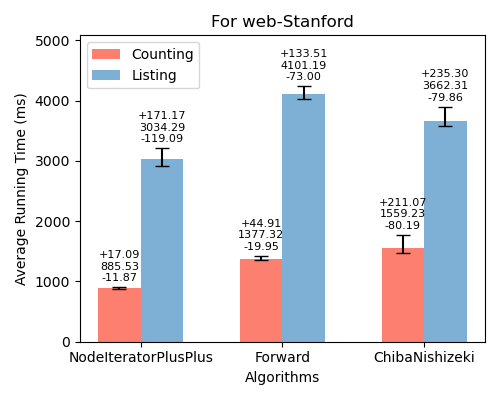

Generate this figure with Python:
import os
import matplotlib.pyplot as plt

counting_times = [885.535, 1377.32, 1559.23]
listing_times = [3034.29, 4101.19, 3662.31]
counting_min = [873.663, 1357.37, 1479.04]
counting_max = [902.62, 1422.23, 1770.3]
listing_min = [2915.2, 4028.19, 3582.45]
listing_max = [3205.46, 4234.7, 3897.61]

inputs = ['NodeIteratorPlusPlus', 'Forward', 'ChibaNishizeki']

bar_width = 0.30
index = range(len(inputs))

fig, ax = plt.subplots(figsize=(5, 4), dpi=100)

alg1_bars = ax.bar(index, counting_times, bar_width, color="#fd7f6f", label='Counting')

for i, (v, vmin, vmax) in enumerate(zip(counting_times, counting_min, counting_max)):
    ax.errorbar(i, v, yerr=[[v - vmin], [vmax - v]], fmt='', color='black', markersize=5, capsize=5)

alg2_bars = ax.bar([i + bar_width for i in index], listing_times, bar_width, color="#7eb0d5", label='Listing')

for i, (v, vmin, vmax) in enumerate(zip(listing_times, listing_min, listing_max)):
    ax.errorbar(i + bar_width, v, yerr=[[v - vmin], [vmax - v]], fmt='', color='black', markersize=5, capsize=5)

ax.set_ylabel('Average Running Time (ms)')
ax.set_xlabel('Algorithms')
ax.set_xticks([i + bar_width / 2 for i in index])
ax.set_xticklabels(inputs)
#set legend to the upper left
ax.legend(loc='upper left')

for i, (v, vmin, vmax) in enumerate(zip(counting_times, counting_min, counting_max)):
    ax.text(i, vmax + 100, f'+{vmax-v:.2f}\n{v:.2f}\n-{v-vmin:.2f}', ha='center', fontsize=8)
for i, (v, vmin, vmax) in enumerate(zip(listing_times, listing_min, listing_max)):
    ax.text(i + bar_width, vmax + 100, f'+{vmax-v:.2f}\n{v:.2f}\n-{v-vmin:.2f}', ha='center', fontsize=8)

ax.set_ylim(top=max(counting_max + listing_max) * 1.2)

plt.title('For web-Stanford')
plt.tight_layout()

script_dir = os.path.dirname(os.path.abspath(__file__))
plt.savefig(os.path.join(script_dir, 'triangle_web-Stanford.png'))

plt.show()
